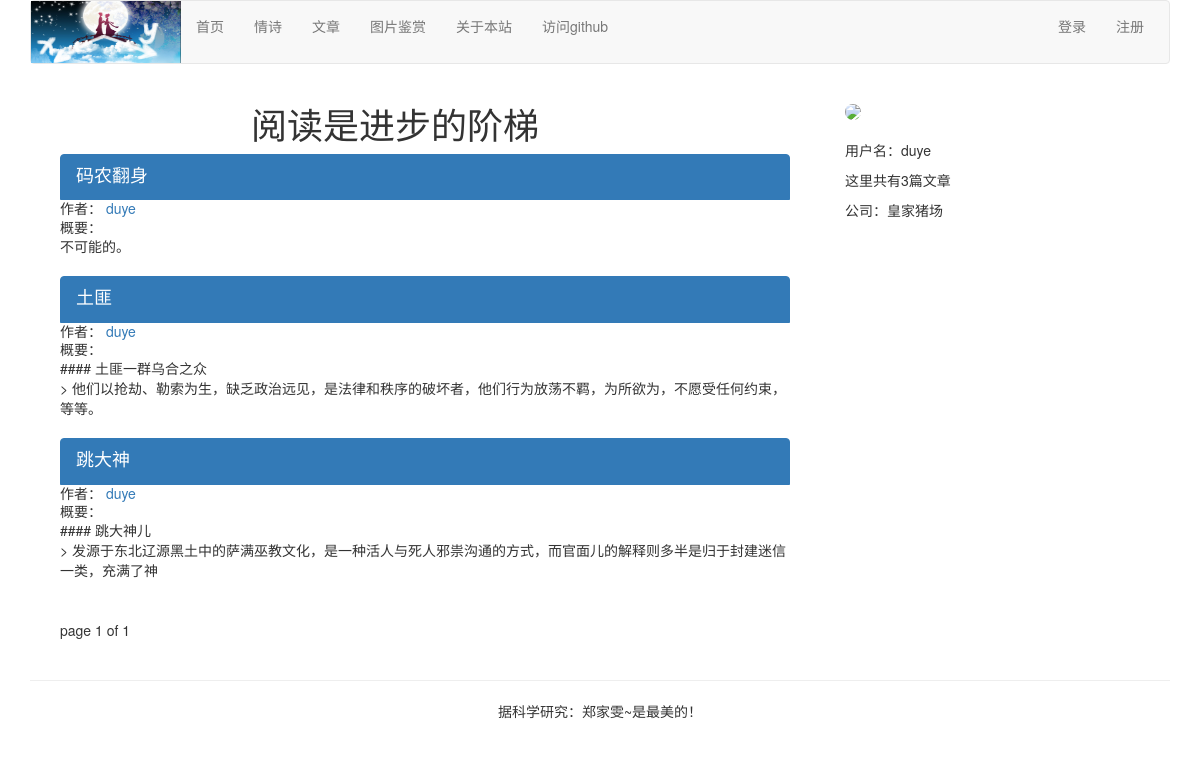
The app's page /article/list-article-titles/duye/, older data.
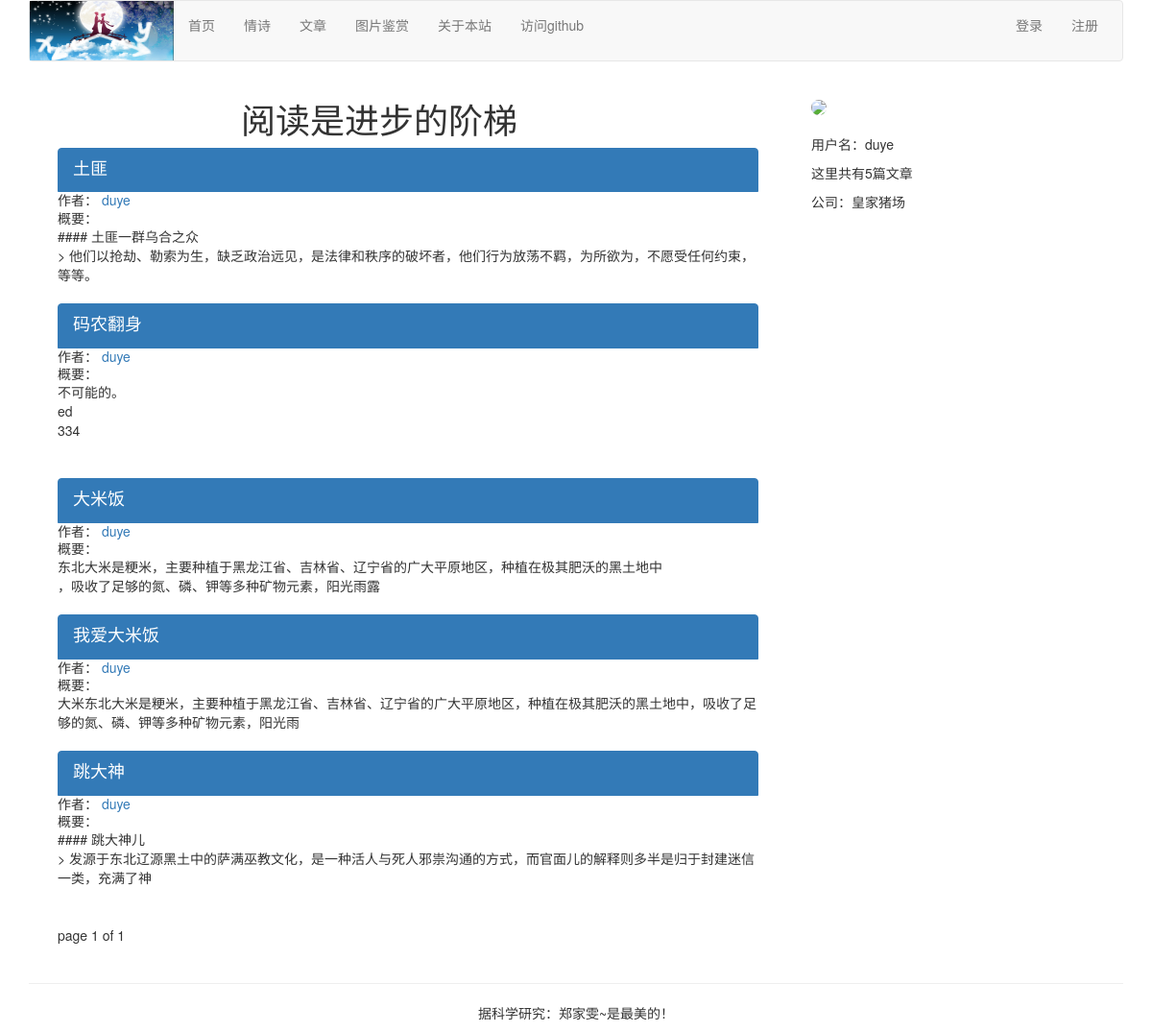
The same page, newer data.
### article/models.py (models this page shows, shortened)
class ArticlePost(models.Model):
    author = models.ForeignKey(User, on_delete=models.CASCADE, related_name='article')
    title = models.CharField(max_length=200)
    slug = models.SlugField(max_length=500)
    column = models.ForeignKey(ArticleColumn, on_delete=models.CASCADE, related_name='article_column')
    body = models.TextField()
    created = models.DateTimeField(default=timezone.now)
    updated = models.DateTimeField(auto_now=True)
    users_like = models.ManyToManyField(User,related_name='articles_like',blank=True)
    article_tag = models.ManyToManyField(ArticleTag,related_name='article_tag',blank=True)
    class Meta:
        ordering = ('-updated',)
        index_together = (('id', 'slug'),)
    def get_url_path(self):
        return reverse('article:article_content',args=[self.id,self.slug])

### article/list_views.py (the view)
def article_titles(request,username=None):
    if username:
        user = User.objects.get(username=username)              #
        articles_title = ArticlePost.objects.filter(author=user) #
        try:
            userinfo = user.userinfo   #
        except:
            userinfo = None
    else:
        articles_title = ArticlePost.objects.all()
    paginator = Paginator(articles_title,5)      # 每页展示5个文章
    page = request.GET.get('page')
    try:
        current_page = paginator.page(page)
        articles = current_page.object_list
    except PageNotAnInteger:
        current_page = paginator.page(1)
        articles = current_page.object_list
    except EmptyPage:
        current_page = paginator.page(paginator.num_pages)
        articles = current_page.object_list
    if username:
        return render(request,'article/list/author_articles.html',
                      {'articles':articles,'page':current_page,'userinfo':userinfo,'user2':user}) #
    return render(request,'article/list/article_titles.html',
                  {'articles':articles,'page':current_page})

### article/templatetags/article_tags.py (called while the page is built)
@register.simple_tag
def author_total_articles(user):
    return user.article.count()

### templates/article/list/author_articles.html (shortened to what this page needs)
{% extends 'base.html' %}
{% load staticfiles %}
{% load article_tags %}
{% block content %}
    <div class="row text-center vertical-middle-sm col-md-8">
    <h1>阅读是进步的阶梯</h1>
    </div>
    <div class="container">
        <div class="col-md-8">
            {% for article in articles %}
            <div class="list-group">
                <a href="{{ article.get_url_path }}" class="list-group-item active">
                    <h4 class="list-group-item-heading">{{ article.title }}</h4>
                </a>
                <P class="list-group-item-text">作者：
                    <a href="{% url 'article:author_articles' article.author.username %}">{{ article.author.username }}</a></P>
                <P class="list-group-item-text">概要：{{ article.body | slice:'70' | linebreaks }}</P>
            </div>
            {% endfor %}
        {% include 'paginator.html' %}
        </div>
        <div class="col-md-4 " style="position:fixed ;right:-30px; top:100px;">
            <div>
                {% if userinfo.photo %}
                <img src="{{ userinfo.photo | striptags }}" class="img-circle" id="my_photo" name="user_face" style="width:300px">
                {% else %}
                <img src="{% static 'images/avatar.png' %}" class="img-circle" id="my_photo" name="user_face" style="width:300px">
                {% endif %}
            </div>
            <div>
            <br>
                <p>用户名：{{ user2.username }}</p>
                <P>这里共有{% author_total_articles user2 %}篇文章</P>
                {% if userinfo.company %}
                <p>公司：{{ userinfo.company }}</p>
                {% elif userinfo.aboutme %}
                <p>自我介绍：{{ userinfo.aboutme }}</p>
                {% else %}
                <p>太懒了，没有自我介绍，也不愿意透漏公司~</p>
                {% endif %}
            </div>
        </div>
    </div>
{% endblock %}

Row changes from the older to the newer data that the page shows:
changed ArticlePost "土匪": moves up the list
changed ArticlePost "码农翻身": body "不可能的。" → "不可能的。 ed 334"
added ArticlePost: title "大米饭", author.username "duye", body "东北大米是粳米，主要种植于黑龙江省、吉林省、辽宁省的广大平原地区，种植在极其肥沃的黑土地中 ，吸收了足够的氮、磷、钾等多种矿物元素，阳光雨露"
added ArticlePost: title "我爱大米饭", author.username "duye", body "大米东北大米是粳米，主要种植于黑龙江省、吉林省、辽宁省的广大平原地区，种植在极其肥沃的黑土地中，吸收了足够的氮、磷、钾等多种矿物元素，阳光雨"
Text that changed along with them:
text no longer shown: "3"
text now shown: "5"
